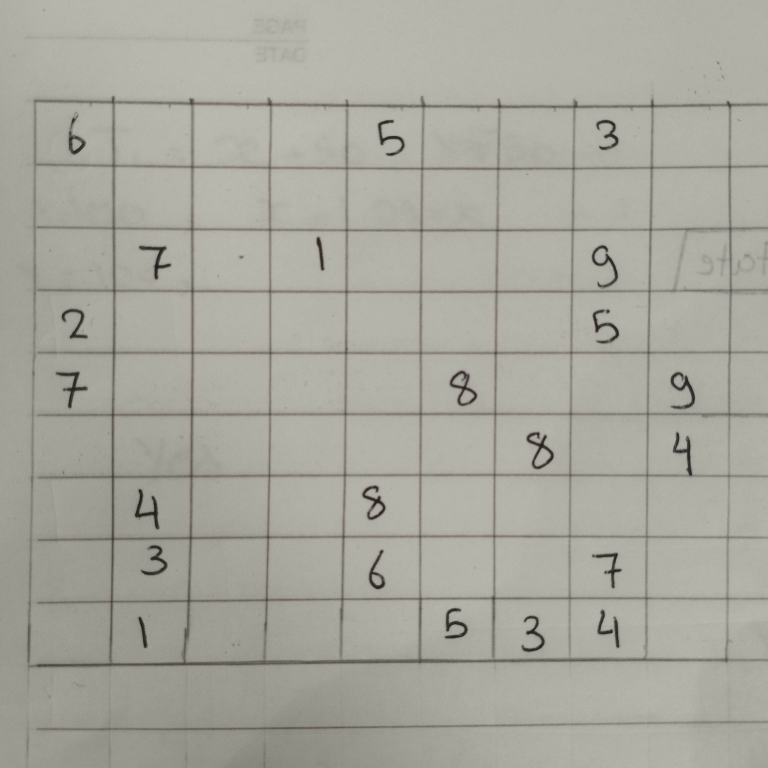
#> input picture temp_upload.png, 3072 x 3072 px (shown at 1/4 size)
$ python test_cells_cropped.py
#> lines starting #> are read from the running program, lines starting #| are printed output that depends on the picture
from PIL import Image
import numpy as np

img = Image.open('temp_upload.png').convert("L")
cropped = img.crop((14, 1, 1065, 1052))
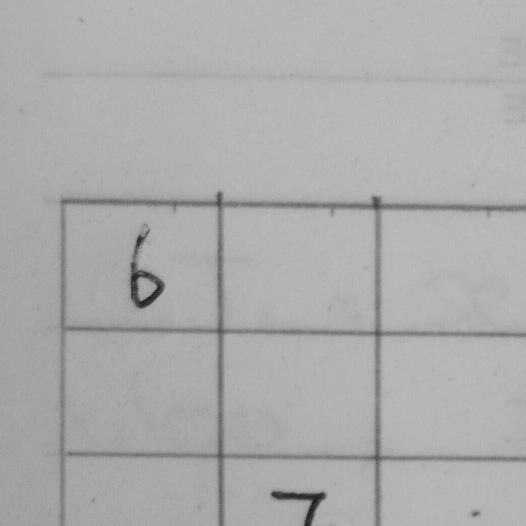
#> cropped: PIL image 1051x1051 L (shown at 1/2 size); min 15, max 193, mean 172.2
w, h = cropped.size
#> w = 1051; h = 1051
cell_w = w / 9.0
#> cell_w = 116.8
cell_h = h / 9.0
#> cell_h = 116.8

for r in range(3):
    for c in range(9):
        # Center crop (20% to 80% to avoid grid lines completely)
        x0 = int(c * cell_w + cell_w * 0.20)
        y0 = int(r * cell_h + cell_h * 0.20)
        x1 = int((c + 1) * cell_w - cell_w * 0.20)
        y1 = int((r + 1) * cell_h - cell_h * 0.20)
        patch = np.array(cropped.crop((x0, y0, x1, y1)))

        # Invert if white background
        patch_inv = 255.0 - patch
        print(f"Cell ({r},{c}): max_intensity={patch_inv.max():.1f}, std={patch_inv.std():.1f}")
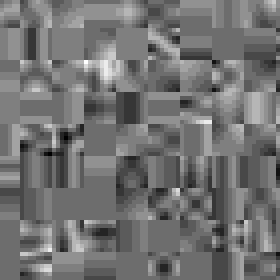
#> patch_inv: shape (70, 70) float64 (shown 4 times larger); min 65, max 79, mean 71.3; drawn with min black and max white
